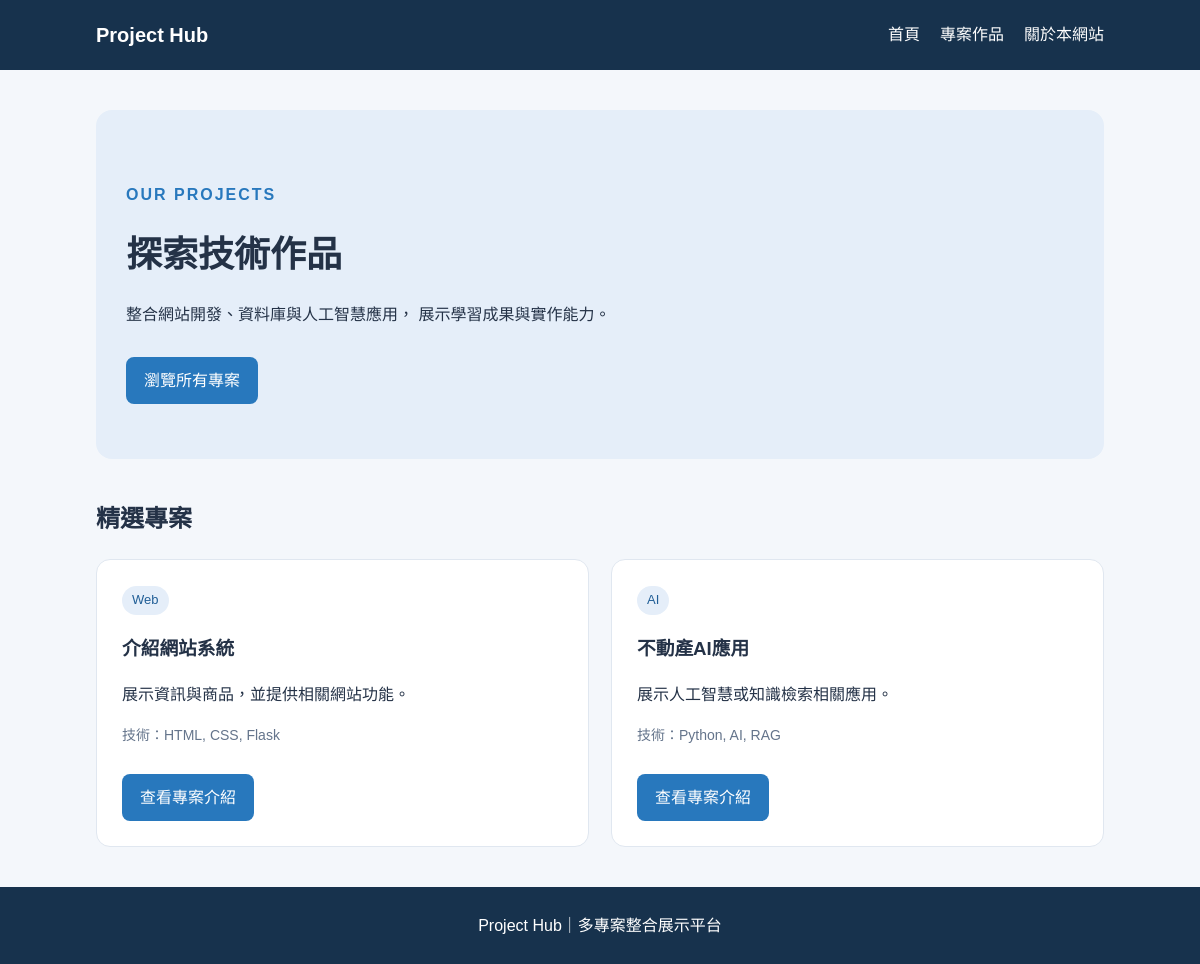
The page / on the database its author committed.
### tables this page shows
CREATE TABLE projects (
    id INTEGER PRIMARY KEY AUTOINCREMENT,
    title TEXT NOT NULL,
    category TEXT NOT NULL,
    description TEXT NOT NULL,
    tech_stack TEXT,
    demo_url TEXT,
    github_url TEXT,
    image_url TEXT,
    status TEXT DEFAULT '開發中',
    featured INTEGER DEFAULT 0
);

### app.py (the view)
@app.route("/")
def index():
    conn = get_db_connection()
    projects = conn.execute(
        "SELECT * FROM projects WHERE featured = 1"
    ).fetchall()
    conn.close()
    return render_template(
        "index.html",
        projects=projects
    )

### app.py (called while the page is built)
def get_db_connection():
    conn = sqlite3.connect("database.db")
    conn.row_factory = sqlite3.Row
    return conn

### templates/index.html (shortened to what this page needs)
{% extends "base.html" %}
{% block content %}
<section class="hero">
    <p class="eyebrow">OUR PROJECTS</p>
    <h1>探索技術作品</h1>
    <p>
        整合網站開發、資料庫與人工智慧應用，
        展示學習成果與實作能力。
    </p>
    <a class="button" href="{{ url_for('project_list') }}">
        瀏覽所有專案
    </a>
</section>
<section>
    <h2>精選專案</h2>
    <div class="project-grid">
        {% for project in projects %}
        <article class="project-card">
            <span class="category">
                {{ project["category"] }}
            </span>
            <h3>{{ project["title"] }}</h3>
            <p>{{ project["description"] }}</p>
            <p class="tech">
                技術：{{ project["tech_stack"] }}
            </p>
            <a class="button"
               href="{{ url_for('project_detail',
                               project_id=project['id']) }}">
                查看專案介紹
            </a>
        </article>
        {% else %}
        <p>目前還沒有精選專案。</p>
        {% endfor %}
    </div>
</section>
{% endblock %}

### static/css/style.css (style rules this page uses)
* { box-sizing: border-box; }
body { margin: 0; font-family: Arial, "Microsoft JhengHei", sans-serif; color: #243247; background: #f4f7fb; line-height: 1.7; }
.hero { padding: 55px 30px; margin-bottom: 40px; background: #e5eef9; border-radius: 16px; }
.hero h1 { font-size: 36px; margin: 8px 0; }
.eyebrow { color: #2878bd; font-weight: bold; letter-spacing: 2px; }
.project-grid { display: grid; grid-template-columns: repeat(2, minmax(0, 1fr)); gap: 22px; }
.project-card, .detail-card { background: white; padding: 25px; border: 1px solid #e0e7f0; border-radius: 14px; }
.project-card h2, .project-card h3 { margin-bottom: 8px; }
.category { display: inline-block; padding: 3px 10px; border-radius: 20px; background: #e5eef9; color: #205e96; font-size: 13px; }
.tech, .status { color: #64748b; font-size: 14px; }
.button { display: inline-block; margin-top: 12px; padding: 10px 18px; background: #2878bd; color: white; text-decoration: none; border-radius: 8px; }

### rows shown on the page
projects: category "Web", title "介紹網站系統", description "展示資訊與商品，並提供相關網站功能。", tech_stack "HTML, CSS, Flask"
projects: category "AI", title "不動產AI應用", description "展示人工智慧或知識檢索相關應用。", tech_stack "Python, AI, RAG"
